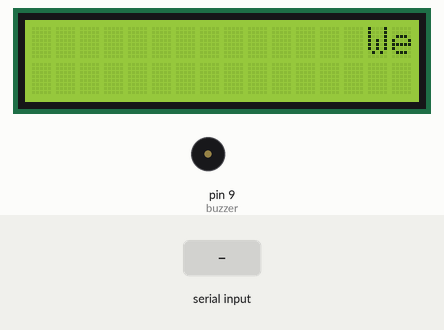
Simulated run of this sketch. Board: Arduino Uno, built with avr-gcc and run on an emulated ATmega328P. Shown: 16×2 character LCD, buzzer (waves = sounding). The test bench sets the inputs (shaded band). What the sketch prints to the serial monitor is not drawn.

Above: at 4.8 s.
4.9 s: "1" received over the second serial link
At 15.66 s:
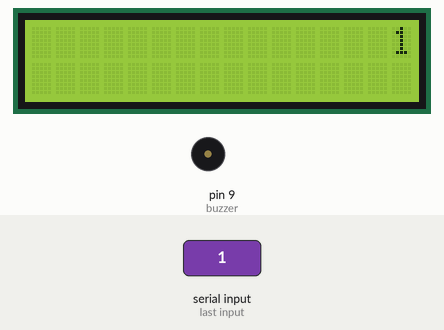
17.7 s: "0" received over the second serial link
At 26.4 s:
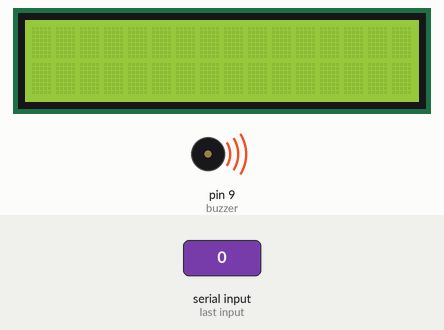
Timing chart, 0 to 28.2 s (numbered marks = the images above; inputs shaded):
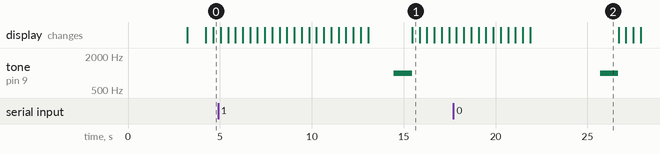

Measured:
- after the input at 4.9 s, tone on pin 9 (buzzer): silent → 1000 Hz after 9.6 s, → silent 1.0 s later
- after the input at 17.7 s, tone on pin 9 (buzzer): silent → 1000 Hz after 8.0 s, → silent 1.0 s later
- what the display in image 1 shows lasts 0.4 s, from 15.5 s to 15.9 s
- what the display in image 2 shows lasts 4.8 s, from 21.9 s to 26.7 s

The sketch:

LCD_NoticeBoard.ino
```cpp
#include <LiquidCrystal_I2C.h>
LiquidCrystal_I2C lcd(0x27,16,2);
#include <SoftwareSerial.h>
SoftwareSerial mySerial (2, 3);   //(RX, TX);
const int buzzer = 9; //buzzer to arduino pin 9

String val = "Welcome";
String oldval;
String newval = "Welcome";
int i = 0;

void setup(){
  pinMode(buzzer, OUTPUT); // Set buzzer - pin 9 as an output
  lcd.init(); // initialize the lcd
  lcd.init(); // Print a message to the LCD.
  lcd.backlight();
  lcd.begin(16,2);  // put your setup
  mySerial.begin(9600);
  Serial.begin(9600);
  lcd.setCursor(0, 0);
  lcd.print("Wireless Notice");
  lcd.setCursor(0, 1);
  lcd.print("     Board     ");
  delay(3000);
  lcd.clear();
  lcd.print("Welcome");
}

void loop(){
  val = mySerial.readString();
  val.trim();
  Serial.println(val);
  if(val != oldval)
  {
    newval = val;
    tone(buzzer, 1000); // Send 1KHz sound signal...
    delay(1000);        // ...for 1 sec
    noTone(buzzer);     // Stop sound...
}
  val = oldval;
  Serial.println(val);
  lcd.clear();
  lcd.setCursor(16, 0);
  lcd.print(newval);
  for(int counter = 1; counter < 24; counter++){
    lcd.scrollDisplayLeft();
    delay(400);
    /*
    lcd.print(newval);
    delay(1000);

    */
    }
  readSerialPort();
  }

void readSerialPort(){
  while (Serial.available()){
    delay(10);
    char c = Serial.read();
  }
}
```
